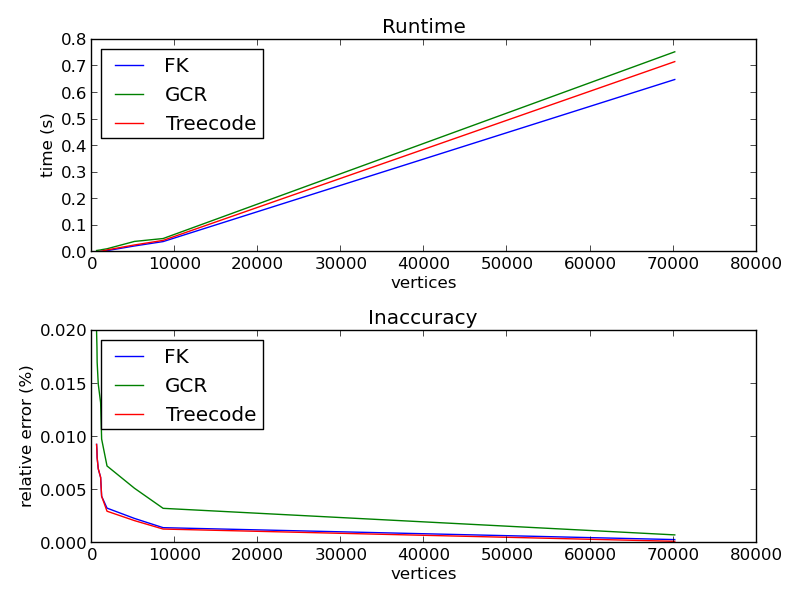

Source code (Python):
import time
import numpy as np
import dolfin as df
from finmag.energies import Demag
from finmag.util.meshes import sphere
import matplotlib.pyplot as plt

radius = 5.0
maxhs = [0.2, 0.4, 0.5, 0.6, 0.7, 0.8, 0.85, 0.9, 0.95, 1.0]
unit_length = 1e-9
m_0 = (1, 0, 0)
Ms = 1
H_ref = np.array((- Ms / 3.0, 0, 0))

vertices = []
solvers = ["FK", "GCR", "Treecode"]
timings = [[], [], []]
errors = [[], [], []]

for maxh in maxhs:
    mesh = sphere(r=radius, maxh=maxh)
    vertices.append(mesh.num_vertices())
    S3 = df.VectorFunctionSpace(mesh, "Lagrange", 1)
    m = df.Function(S3)
    m.assign(df.Constant(m_0))

    for i, solver in enumerate(solvers):
        demag = Demag(solver)
        demag.setup(S3, m, Ms, unit_length)

        start = time.time()
        for j in xrange(10):
            H = demag.compute_field()
        elapsed = (time.time() - start) / 10.0

        H = H.reshape((3, -1)).mean(axis=1)
        error = abs(H[0] - H_ref[0]) / abs(H_ref[0])
        timings[i].append(elapsed)
        errors[i].append(error)

fig = plt.figure()
ax = fig.add_subplot(211)
ax.set_title("Runtime")
for i, solver in enumerate(solvers):
    ax.plot(vertices, timings[i], label=solvers[i])
ax.legend(loc=2)
ax.set_xlabel("vertices")
ax.set_ylabel("time (s)")

ax = fig.add_subplot(212)
ax.set_title("Inaccuracy")
for i, solver in enumerate(solvers):
    ax.plot(vertices, errors[i], label=solvers[i])
ax.legend(loc=2)
ax.set_xlabel("vertices")
ax.set_ylabel("relative error (%)")

fig.tight_layout()
fig.savefig("benchmark.png")
